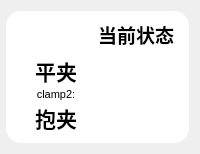
                      <widget class="QWidget" name="page_8">
                       <property name="styleSheet">
                        <string notr="true"/>
                       </property>
                       <layout class="QHBoxLayout" name="horizontalLayout_55">
                        <property name="leftMargin">
                         <number>6</number>
                        </property>
                        <item>
                         <widget class="QWidget" name="widget_8" native="true">
                          <property name="styleSheet">
                           <string notr="true">QWidget{
background-color: rgb(255, 255, 255);
border-radius:15px;
}</string>
                          </property>
                          <layout class="QHBoxLayout" name="horizontalLayout_56">
                           <item>
                            <layout class="QVBoxLayout" name="verticalLayout_29">
                             <item>
                              <layout class="QHBoxLayout" name="horizontalLayout_54" stretch="1,1">
                               <item>
                                <spacer name="horizontalSpacer_6">
                                 <property name="orientation">
                                  <enum>Qt::Horizontal</enum>
                                 </property>
                                 <property name="sizeHint" stdset="0">
                                  <size>
                                   <width>40</width>
                                   <height>20</height>
                                  </size>
                                 </property>
                                </spacer>
                               </item>
                               <item>
                                <widget class="QLabel" name="label_65">
                                 <property name="font">
                                  <font>
                                   <pointsize>14</pointsize>
                                   <bold>true</bold>
                                  </font>
                                 </property>
                                 <property name="text">
                                  <string>当前状态</string>
                                 </property>
                                </widget>
                               </item>
                              </layout>
                             </item>
                             <item>
                              <layout class="QVBoxLayout" name="verticalLayout_28" stretch="3">
                               <property name="spacing">
                                <number>1</number>
                               </property>
                               <item>
                                <layout class="QHBoxLayout" name="horizontalLayout_52">
                                 <item>
                                  <layout class="QVBoxLayout" name="verticalLayout_26">
                                   <item>
                                    <widget class="QLabel" name="label_pj">
                                     <property name="font">
                                      <font>
                                       <pointsize>16</pointsize>
                                       <bold>true</bold>
                                      </font>
                                     </property>
                                     <property name="text">
                                      <string>平夹</string>
                                     </property>
                                     <property name="alignment">
                                      <set>Qt::AlignCenter</set>
                                     </property>
                                    </widget>
                                   </item>
                                   <item>
                                    <widget class="QLabel" name="label_64">
                                     <property name="font">
                                      <font>
                                       <pointsize>8</pointsize>
                                      </font>
                                     </property>
                                     <property name="text">
                                      <string>clamp2:</string>
                                     </property>
                                     <property name="alignment">
                                      <set>Qt::AlignCenter</set>
                                     </property>
                                    </widget>
                                   </item>
                                   <item>
                                    <widget class="QLabel" name="label_bj">
                                     <property name="font">
                                      <font>
                                       <pointsize>16</pointsize>
                                       <bold>true</bold>
                                      </font>
                                     </property>
                                     <property name="text">
                                      <string>抱夹</string>
                                     </property>
                                     <property name="alignment">
                                      <set>Qt::AlignCenter</set>
                                     </property>
                                    </widget>
                                   </item>
                                  </layout>
                                 </item>
                                 <item>
                                  <layout class="QVBoxLayout" name="verticalLayout_27">
                                   <item>
                                    <widget class="QLabel" name="label_clamp1">
                                     <property name="text">
                                      <string/>
                                     </property>
                                    </widget>
                                   </item>
                                   <item>
                                    <widget class="QLabel" name="label_clamp2">
                                     <property name="text">
                                      <string/>
                                     </property>
                                    </widget>
                                   </item>
                                   <item>
                                    <widget class="QLabel" name="label_clamp3">
                                     <property name="text">
                                      <string/>
                                     </property>
                                    </widget>
                                   </item>
                                  </layout>
                                 </item>
                                </layout>
                               </item>
                              </layout>
                             </item>
                            </layout>
                           </item>
                           <item>
                            <layout class="QVBoxLayout" name="verticalLayout_30"/>
                           </item>
                          </layout>
                         </widget>
                        </item>
                       </layout>
                      </widget>
